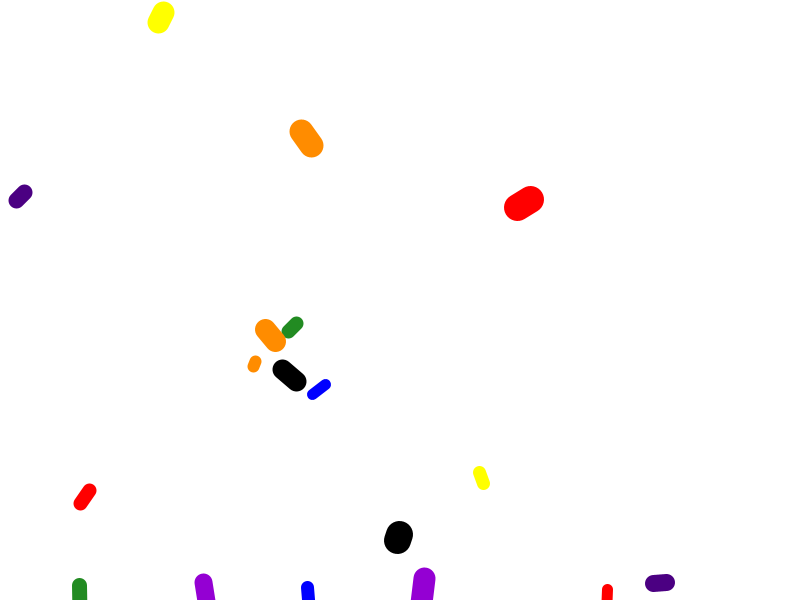
Frame 1 (no input)
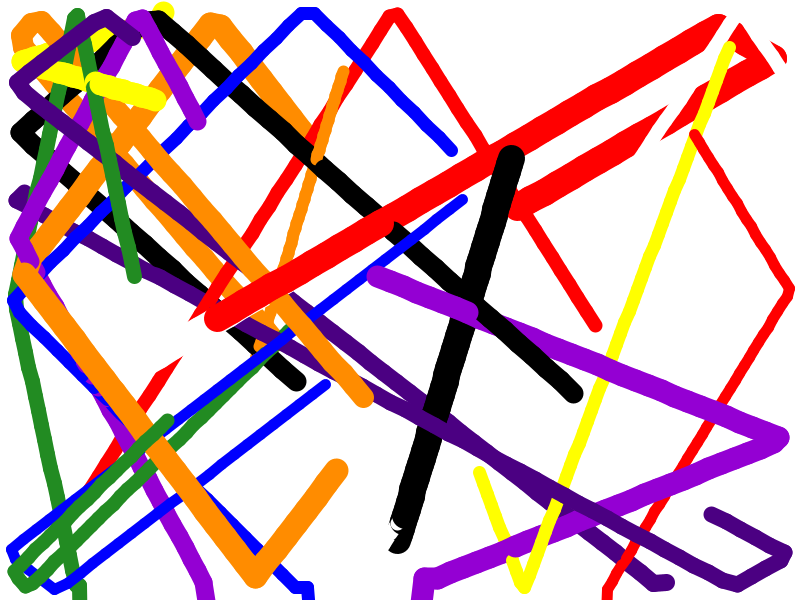
Frame 60 (the mouse pressed at the canvas centre just before this capture)
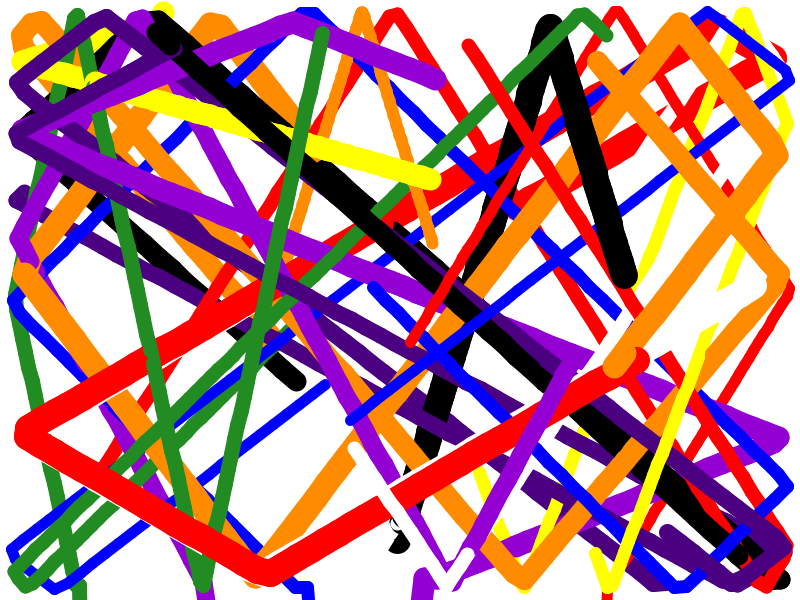
Frame 120 (the mouse held since frame 60 and released just before this capture)

The Processing sketch that drew these frames (run headless with seeded random() and noise(); from frame 60 on, the mouse is pressed at the canvas centre):

// Processing sketch: processing_160069
// ── processing_160069.pde

//Artist Statement
// This is a work designed to show mathematical entropy. 
// Speeds, directions and line sizes are randomized within bounds
// in order to create a different picture every time it is run. 

Orb[] ballPit;
color[] palette = {#FF0000,#FF8C00,#FFFF00,#228B22,#0000FF,#4B0082,#9400D3, #FFFFFF, #000000};
int ballMin = 10;
int ballMax = 30;
int maxSpeed = 15;
int numOrbs = 20;

void setup() {
  size(800, 600);
  background(255);
  frameRate(30);
  ellipseMode(RADIUS);
  ballPit  = new Orb[numOrbs];
  for(int i = 0; i < ballPit.length; i++){//color, float xp, float yp, int xd, int yd, float xs, float ys, int r
    ballPit[i] = new Orb((i < palette.length ? palette[i]: palette[i%palette.length]), random(0, width), random(0,width), random(-maxSpeed, maxSpeed), random(-maxSpeed, maxSpeed), round(random(ballMin,ballMax)));
  }
}

void draw() {
   // Update the position of the shapes
   for(int i = 0; i < ballPit.length; i++){
     strokeWeight(ballPit[i].radius);
     float tempx = ballPit[i].xpos;
     float tempy = ballPit[i].ypos; 
     ballPit[i].move();
     stroke(ballPit[i].orbColor);
     line(tempx, tempy, ballPit[i].xpos, ballPit[i].ypos);
   }
}
class Orb{
  float xpos; float ypos;
  int radius;
  color orbColor;
  float xspeed = 4.0; float yspeed = 4.0;
  Orb(color col, float xp, float yp, float xs, float ys, int r){
    orbColor = col;
    xpos = xp;
    ypos = yp;
    xspeed = xs;
    yspeed = ys;
    radius = r;

  }
    void move() {
    xpos += xspeed;
    ypos += yspeed;
    if (xpos + radius > width) {
      xpos = width - radius;
      xspeed *= -1;
    }
    else if (xpos - radius < 0) {
      xpos = radius;
      xspeed *= -1;
    }
    if (ypos + radius > height) {
      ypos = height - radius;
      yspeed *= -1;
    } 
    else if (ypos - radius < 0) {
      ypos = radius;
      yspeed *= -1;
    }
  }
}
